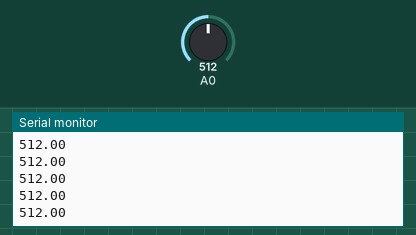
Recording of a sketch running on a simulated Arduino Uno, built with avr-gcc and run on an emulated ATmega328P. On the bench: the last lines printed to the serial monitor. Inputs (shaded band) come from the test bench; at power-on: A0 = 512.

Above: at 1.2 s.
1.3 s: A0 set to 716
At 2.0 s:
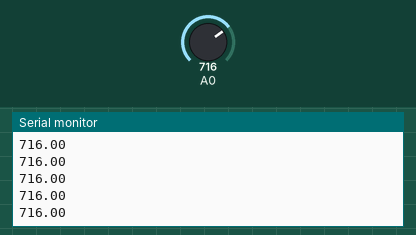
2.8 s: A0 set to 900
At 3.8 s:
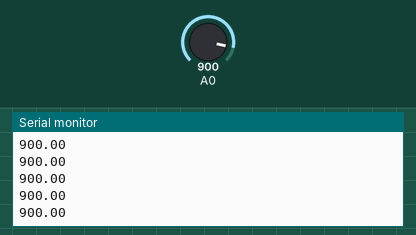
Timing chart, 0 to 5.8 s (numbered marks = the images above; inputs shaded):
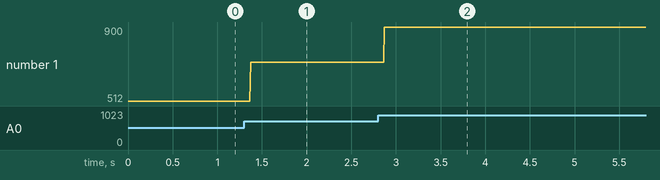

The sketch:

analogRead.ino
```cpp
// Главный цикл setup исполняется 1 раз в нем прописываются настройки
void setup()
{ // начало исполнения функции
  // частота обмена данными
  Serial.begin(9600); // 9600 бод| бод - бит/сек
  pinMode(A0, INPUT); // для пина A0 задаем режим чтения
} // конец исполнения функции

void loop()
{ // начало исполнения функции
  float buttonState = analogRead(A0); // читаем значение из аналогового входа
  Serial.println(buttonState); // выводим считанное значение на экран
  delay(1); // приостанавливаем исполнениие на 1 миллисекунду
} // конец исполнения функции
```

Measured:
- after the input at 1.3 s, the serial monitor: prints a new line after 0.07 s (image 1)
- after the input at 2.8 s, the serial monitor: prints a new line after 0.07 s (image 2)
- plotted number 1: 512 → 716 after the input at 1.3 s, 716 → 900 after the input at 2.8 s
